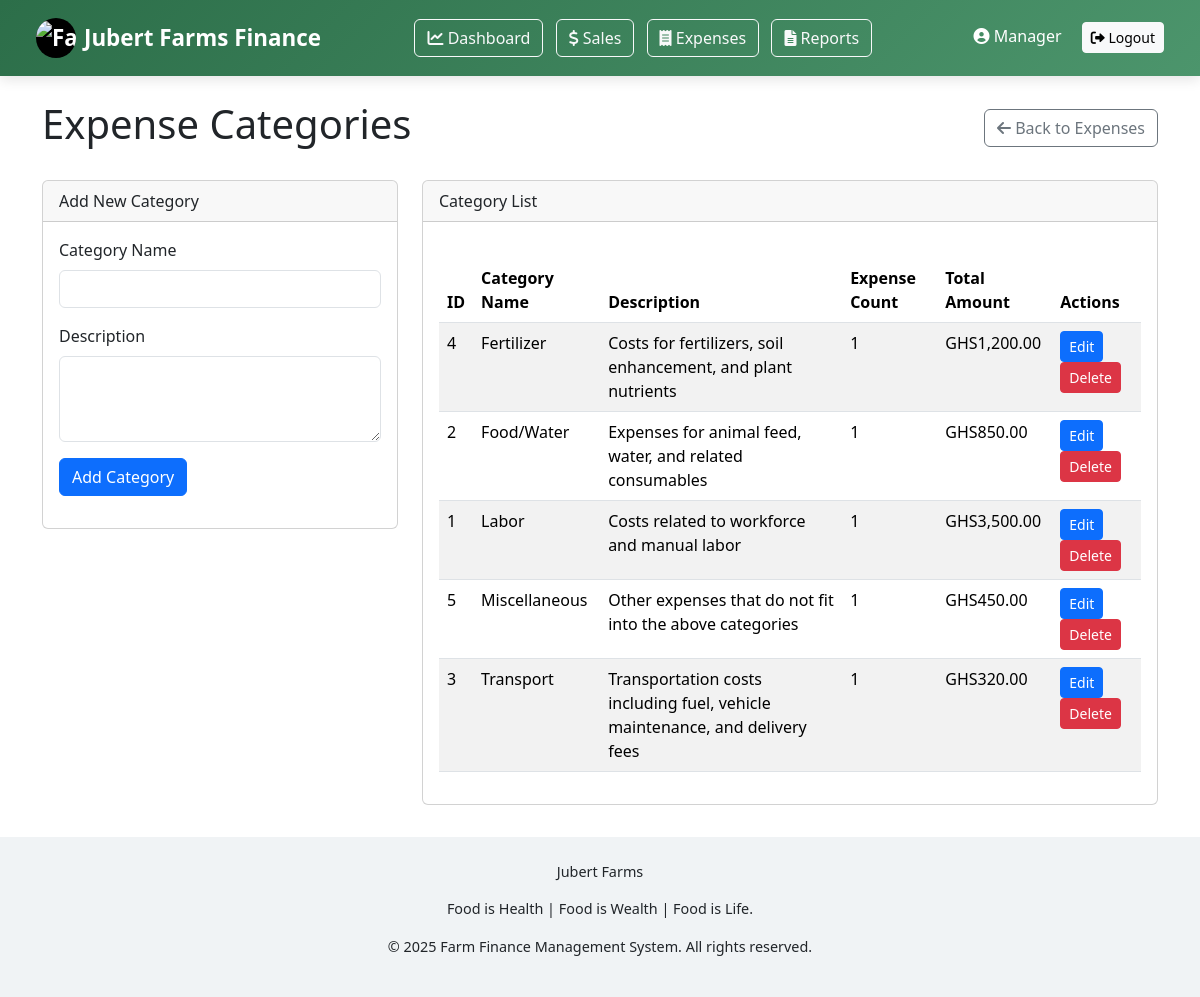
Screenshot of /manager/manager_expenses_categories.php with the database file from the repository.
### tables this page shows
CREATE TABLE IF NOT EXISTS expense_categories (
    category_id INT AUTO_INCREMENT PRIMARY KEY,
    category_name VARCHAR(100) NOT NULL UNIQUE,
    description TEXT,
    created_at TIMESTAMP DEFAULT CURRENT_TIMESTAMP
);

### manager/manager_expenses_categories.php (the view, shortened to what this page needs)
<?php
include '../config/db.php';
$edit_data = null;
$sql = "SELECT c.*, COUNT(e.expense_id) as expense_count, SUM(e.amount) as total_amount
        FROM expense_categories c
        LEFT JOIN expenses e ON c.category_id = e.category_id
        GROUP BY c.category_id
        ORDER BY c.category_name";
$result = $conn->query($sql);
$categories = [];
while ($row = $result->fetch_assoc()) {
    $categories[] = $row;
}
?>
<!DOCTYPE html>
<html lang="en">
<head>
    <link href="https://cdn.jsdelivr.net/npm/bootstrap@5.3.0/dist/css/bootstrap.min.css" rel="stylesheet">
    <link rel="stylesheet" href="https://cdnjs.cloudflare.com/ajax/libs/font-awesome/6.0.0/css/all.min.css">
    <link rel="stylesheet" href="assets/css/bootstrap.min.css">
</head>
<body>
        <nav class="navbar navbar-dark">
    <div class="container-fluid">
        <span class="navbar-brand d-flex align-items-center">
            <div class="logo-container-nav me-2">
                <img src="../assets/logo2.JPG" alt="Farm Logo" class="logo-nav">
            </div>
            Jubert Farms Finance
        </span>
            <div class="me-4">
            <a href="../manager/manager_dashboard.php" class="btn btn-outline-light me-2"><i class="fas fa-chart-line"></i> Dashboard</a>
                <a href="../manager/manager_sale.php" class="btn btn-outline-light me-2"><i class="fas fa-dollar-sign"></i> Sales</a>
                <a href="../manager/manager_expense.php" class="btn btn-outline-light me-2"><i class="fas fa-receipt"></i> Expenses</a>
                <a href="../manager/manager_report.php" class="btn btn-outline-light"><i class="fas fa-file-alt"></i> Reports</a>
</div>
            <div>
            <span class="text-white me-3"><i class="fas fa-user-circle"></i> <?php echo $_SESSION['manager_name'] ?? 'Manager'; ?></span>
                <a href="../logout.php" class="btn btn-light btn-sm"><i class="fas fa-sign-out-alt"></i> Logout</a>
            </div>
        </div>
</nav>
<div class="container mt-4">
    <div class="d-flex justify-content-between align-items-center mb-4">
        <h1>Expense Categories</h1>
        <a href="../manager/manager_expense.php" class="btn btn-outline-secondary">
            <i class="fas fa-arrow-left"></i> Back to Expenses
        </a>
    </div>
    <div class="row">
        <div class="col-md-4">
            <div class="card">
                <div class="card-header">
                    <?= $edit_data ? 'Edit Category' : 'Add New Category' ?>
                </div>
                <div class="card-body">
                    <form method="post" action="../manager/manager_expenses_categories.php">
                        <div class="mb-3">
                            <label for="category_name" class="form-label">Category Name</label>
                            <input type="text" class="form-control" id="category_name" name="category_name"
                                   value="<?= $edit_data ? $edit_data['category_name'] : '' ?>" required>
                        </div>
                        <div class="mb-3">
                            <label for="description" class="form-label">Description</label>
                            <textarea class="form-control" id="description" name="description" rows="3"><?= $edit_data ? $edit_data['description'] : '' ?></textarea>
                        </div>
                        <div class="mb-3">
                            <button type="submit" class="btn btn-primary"><?= $edit_data ? 'Update' : 'Add' ?> Category</button>
                        </div>
                    </form>
                </div>
            </div>
        </div>
        <div class="col-md-8">
            <div class="card">
                <div class="card-header">
                    Category List
                </div>
                <div class="card-body">
                    <div class="table-responsive">
                        <table class="table table-striped table-hover">
                            <thead>
                                <tr>
                                    <th>ID</th>
                                    <th>Category Name</th>
                                    <th>Description</th>
                                    <th>Expense Count</th>
                                    <th>Total Amount</th>
                                    <th>Actions</th>
                                </tr>
                            </thead>
                            <tbody>
                                <?php if (count($categories) > 0): ?>
                                    <?php foreach ($categories as $category): ?>
                                        <tr>
                                            <td><?= $category['category_id'] ?></td>
                                            <td><?= $category['category_name'] ?></td>
                                            <td><?= $category['description'] ?></td>
                                            <td><?= $category['expense_count'] ?></td>
                                            <td><?= $category['expense_count'] > 0 ? 'GHS' . number_format($category['total_amount'], 2) : '-' ?></td>
                                            <td>
                                                <a href="../manager/manager_expenses_categories.php?edit=<?= $category['category_id'] ?>" class="btn btn-sm btn-primary">Edit</a>
                                                <a href="../manager/manager_expenses_categories.php?delete=<?= $category['category_id'] ?>" class="btn btn-sm btn-danger"
                                                   onclick="return confirm('Are you sure you want to delete this category?')">Delete</a>
                                            </td>
                                        </tr>
                                    <?php endforeach; ?>
                                <?php else: ?>
                                    <tr>
                                        <td colspan="6" class="text-center">No categories found</td>
                                    </tr>
                                <?php endif; ?>
                            </tbody>
                        </table>
                    </div>
                </div>
            </div>
        </div>
    </div>
</div>
</body>
</html>
<?php
include 'views/footer.php';
?>

### manager/manager_expenses_categories.php (style rules this page uses)
:root { --primary-color: #2c6e49; --secondary-color: #4c956c; --accent-color: #fefee3; --light-color: #f0f3f5; --dark-color: #1a3a1a; }
.navbar { background: linear-gradient(135deg, var(--primary-color), var(--secondary-color)) !important; box-shadow: 0 4px 12px rgba(0,0,0,0.1); padding: 0.8rem 1.5rem; }
.navbar-brand { font-weight: 700; font-size: 1.4rem; display: flex; align-items: center; }
.logo-container-nav { width: 40px; height: 40px; border-radius: 50%; background-color: black; display: flex; justify-content: center; align-items: center; overflow: hidden; }
.logo-nav { width: 100%; height: auto; }
.table-responsive { margin-top: 20px; }

### views/footer.php (style rules this page uses)
:root { --primary-color: #2c6e49; --secondary-color: #4c956c; --accent-color: #fefee3; --light-color: #f0f3f5; --dark-color: #1a3a1a; }

### rows the page displays
expense_categories: category_id "4", category_name "Fertilizer", description "Costs for fertilizers, soil enhancement, and plant nutrients", expense_count "1", total_amount "1,200.00"
expense_categories: category_id "2", category_name "Food/Water", description "Expenses for animal feed, water, and related consumables", expense_count "1", total_amount "850.00"
expense_categories: category_id "1", category_name "Labor", description "Costs related to workforce and manual labor", expense_count "1", total_amount "3,500.00"
expense_categories: category_id "5", category_name "Miscellaneous", description "Other expenses that do not fit into the above categories", expense_count "1", total_amount "450.00"
expense_categories: category_id "3", category_name "Transport", description "Transportation costs including fuel, vehicle maintenance, and delivery fees", expense_count "1", total_amount "320.00"

### other values shown
$_SESSION['manager_name'] "Manager"
